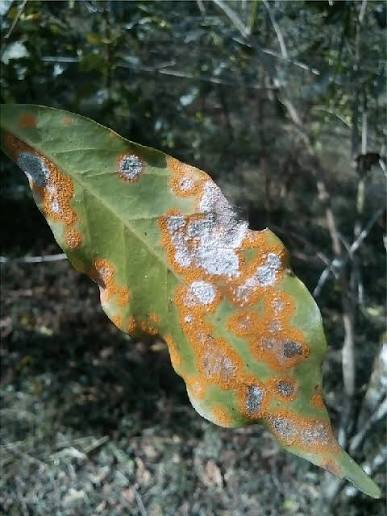
#> input picture rust.jpg, 387 x 516 px
$ python -i preprocessing.py   (imports and definitions only)
#> lines starting #> are read from the running program, lines starting #| are printed output that depends on the picture; after the words box and inside, x2 and y2 are one past the last pixel; in counts of white or black regions, pixels touching at a corner belong together
from typing import Tuple, Optional
import numpy as np
import cv2

# Standard ImageNet normalization matching model training
DEFAULT_MEAN = np.array([0.485, 0.456, 0.406], dtype=np.float32)
DEFAULT_STD = np.array([0.229, 0.224, 0.225], dtype=np.float32)

def hsv_leaf_mask(rgb: np.ndarray) -> np.ndarray:
    """
    HSV segmentation removing background from leaf.
    Matches the training pipeline segmentation.
    """
    hsv = cv2.cvtColor(rgb, cv2.COLOR_RGB2HSV)
#> hsv: shape (516, 387, 3); mean H, S, V 59.3, 71.8, 94.4
    h, s, v = cv2.split(hsv)
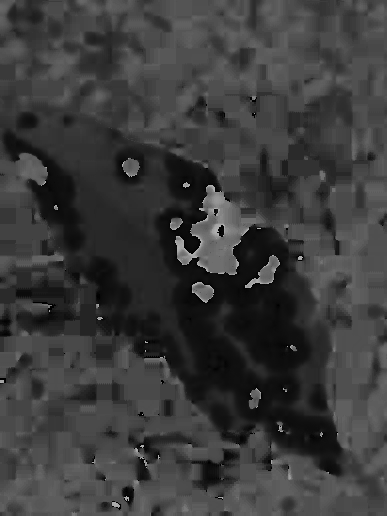
#> h: shape (516, 387); min 0, max 179, mean 59.3
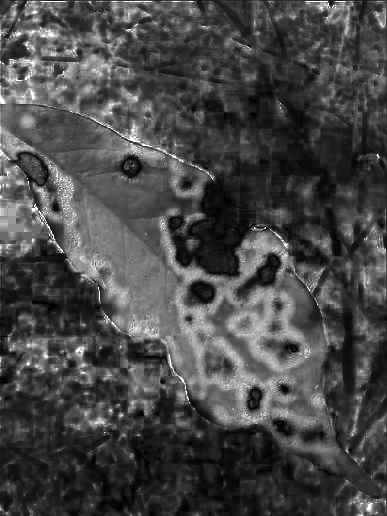
#> s: shape (516, 387); min 0, max 255, mean 71.8
    background = (s < 40) & (v > 180)
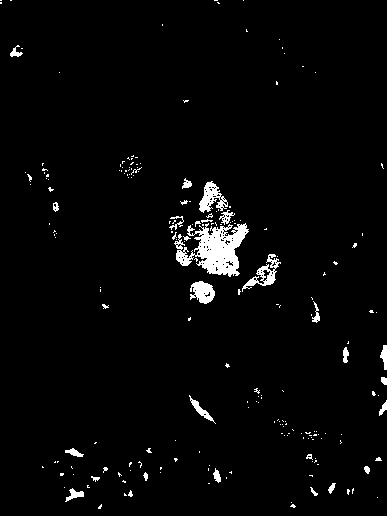
#> background: shape (516, 387) bool; 2.8% white; 207 white regions (178 under 20 px), largest, box (x1, y1, x2, y2) and area: (174, 223, 249, 277) 2094, (199, 181, 228, 213) 446, (242, 254, 281, 292) 416
    leaf_mask = (~background).astype(np.uint8) * 255
    kernel = cv2.getStructuringElement(cv2.MORPH_ELLIPSE, (9, 9))
    leaf_mask = cv2.morphologyEx(leaf_mask, cv2.MORPH_OPEN, kernel)
#> leaf_mask: shape (516, 387); 96.2% white; 97 black regions (66 under 20 px), largest, box (x1, y1, x2, y2) and area: (169, 181, 249, 277) 4065, (238, 254, 281, 295) 614, (190, 281, 215, 304) 434
    leaf_mask = cv2.morphologyEx(leaf_mask, cv2.MORPH_CLOSE, kernel)
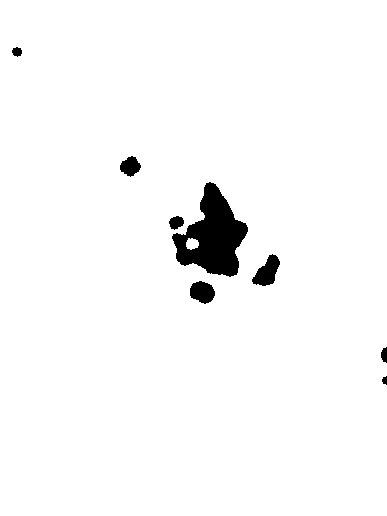
#> leaf_mask: shape (516, 387); 97.3% white; 8 black regions, largest, box (x1, y1, x2, y2) and area: (172, 182, 248, 277) 3815, (252, 254, 280, 286) 508, (190, 281, 215, 304) 422
    num_labels, labels, stats, _ = cv2.connectedComponentsWithStats(leaf_mask, connectivity=8)
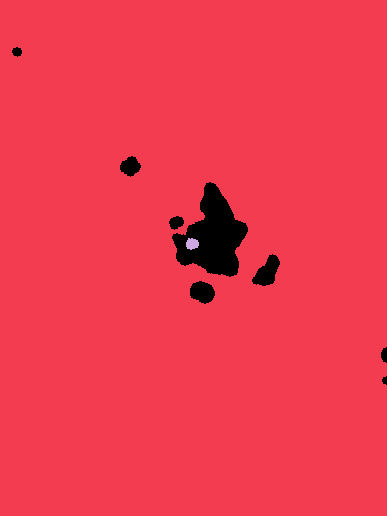
#> labels: shape (516, 387) int32; 3 distinct labels, from 0 to 2; one colour per label, 0 black
#> num_labels = 3; stats = [[12, 47, 375, 338, 5362], [0, 0, 387, 516, 194211], [186, 238, 13, 12, 119]]
    if num_labels > 1:
        largest = 1 + int(np.argmax(stats[1:, cv2.CC_STAT_AREA]))
#> largest = 1
        leaf_mask = np.where(labels == largest, 255, 0).astype(np.uint8)
#> leaf_mask: shape (516, 387); 97.3% white; 8 black regions, largest, box (x1, y1, x2, y2) and area: (172, 182, 248, 277) 3934, (252, 254, 280, 286) 508, (190, 281, 215, 304) 422
    return leaf_mask


def crop_to_roi(
    rgb: np.ndarray,
    mask: np.ndarray,
    pad_frac: float = 0.03
) -> Tuple[np.ndarray, np.ndarray]:
    """
    Crops RGB image to the bounding box of the segmented leaf mask with padding.
    """
#> called with pad_frac = 0.03
    ys, xs = np.where(mask > 0)
    if len(xs) == 0:
        return rgb, mask
    x0, x1 = xs.min(), xs.max()
#> x0 = 0; x1 = 386
    y0, y1 = ys.min(), ys.max()
#> y0 = 0; y1 = 515
    h, w = rgb.shape[:2]
#> h = 516; w = 387
    pad_x = int((x1 - x0) * pad_frac)
#> pad_x = 11
    pad_y = int((y1 - y0) * pad_frac)
#> pad_y = 15
    x0, x1 = max(0, x0 - pad_x), min(w, x1 + pad_x)
#> x1 = 387
    y0, y1 = max(0, y0 - pad_y), min(h, y1 + pad_y)
#> y1 = 516
    return rgb[y0:y1, x0:x1], mask[y0:y1, x0:x1]


def preprocess_image(
    rgb: np.ndarray,
    img_size: int = 224,
    mean: Optional[np.ndarray] = None,
    std: Optional[np.ndarray] = None,
) -> Tuple[np.ndarray, np.ndarray, np.ndarray]:
    """
    Full preprocessing pipeline:
    1. HSV segmentation mask
    2. Crop to ROI
    3. Resize to [img_size, img_size] with INTER_AREA
    4. ImageNet normalization
    5. Convert HWC -> CHW and add batch dimension [1, 3, 224, 224]

    Returns:
        (model_input_tensor, roi_rgb, leaf_mask)
    """
    if mean is None:
        mean = DEFAULT_MEAN
    if std is None:
        std = DEFAULT_STD

    mask = hsv_leaf_mask(rgb)
    roi_rgb, roi_mask = crop_to_roi(rgb, mask)

    # Apply mask so background pixels are zeroed
    masked = roi_rgb.copy()
    masked[roi_mask == 0] = 0
#> masked: shape (516, 387, 3); mean R, G, B 78.8, 84, 67.3

    resized = cv2.resize(masked, (img_size, img_size), interpolation=cv2.INTER_AREA)
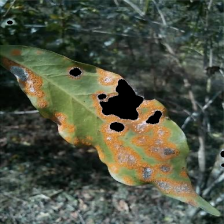
#> resized: shape (224, 224, 3); mean R, G, B 78.8, 84, 67.3
    normalized = (resized.astype(np.float32) / 255.0 - mean) / std
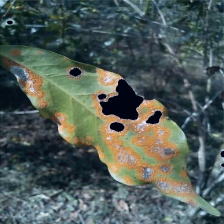
#> normalized: shape (224, 224, 3) float32; mean R, G, B -0.769, -0.566, -0.632; drawn with min black and max white
    chw = np.transpose(normalized, (2, 0, 1))
    model_input = np.expand_dims(chw, axis=0).astype(np.float32)

    return model_input, roi_rgb, mask

>>> import cv2
>>> picture = cv2.cvtColor(cv2.imread('../../../rust.jpg'), cv2.COLOR_BGR2RGB)
>>> result = preprocess_image(picture)
